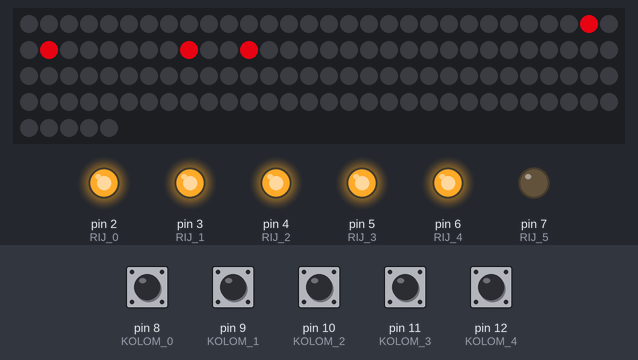
A sketch run on a simulated Arduino Uno, built with avr-gcc and run on an emulated ATmega328P. On the bench: 125 RGB LEDs in strip order, left to right, continuing on the next row, output pins drawn as LEDs (lit = HIGH). The test bench sets the inputs (shaded band); at power-on: pin 8 (KOLOM_0), pin 9 (KOLOM_1), pin 10 (KOLOM_2), pin 11 (KOLOM_3), pin 12 (KOLOM_4) HIGH. Dim RGB values are drawn brighter than linear; random numbers use the default seed unless the sketch sets one; the audio player accepts every command and is not drawn.

Above: at 3.2 s.
3.3 s: pin 8 (KOLOM_0) pulled LOW for 0.15 s
At 4.0 s:
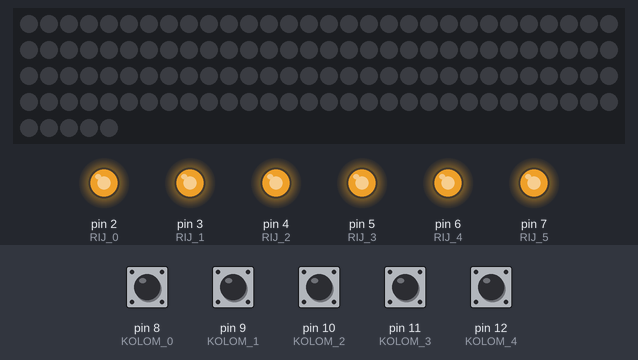
4.9 s: pin 9 (KOLOM_1) pulled LOW for 0.15 s
At 5.17 s:
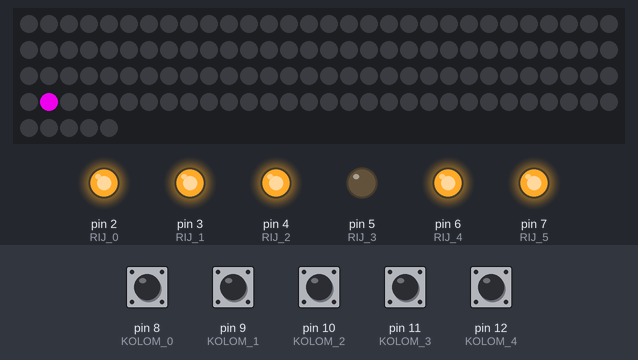
5.6 s: pin 10 (KOLOM_2) pulled LOW for 0.15 s
At 5.73 s:
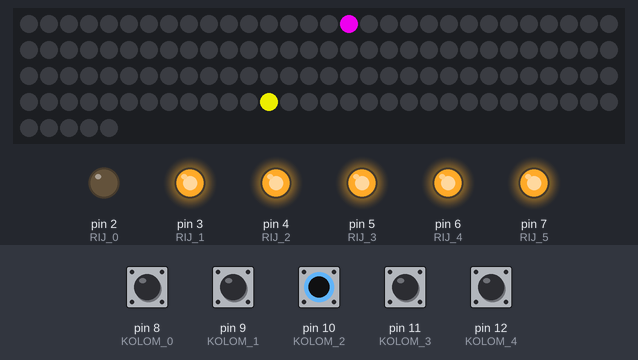
6.3 s: pin 11 (KOLOM_3) pulled LOW for 0.15 s
7.0 s: pin 12 (KOLOM_4) pulled LOW for 0.15 s
7.7 s: pin 8 (KOLOM_0) pulled LOW for 1 s
At 9.8 s:
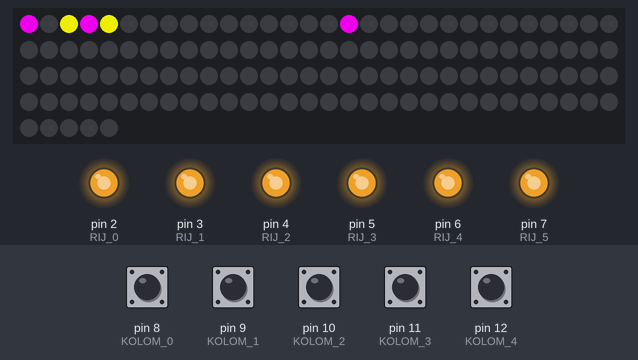
Timing chart, 0 to 11.2 s (numbered marks = the images above; inputs shaded):
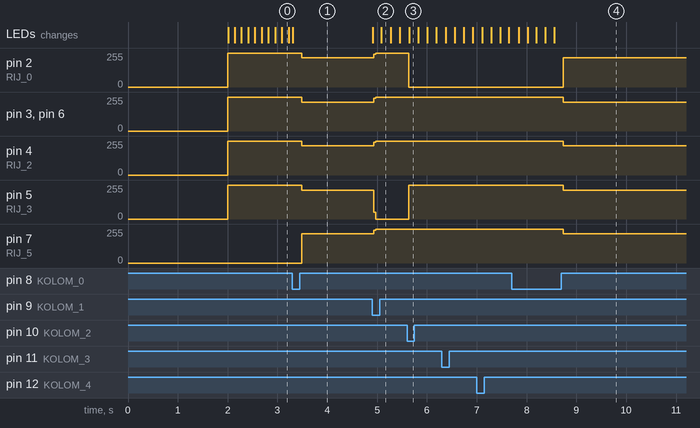

Measured:
- after the input at 3.3 s, pin 2 (RIJ_0), pin 4 (RIJ_2): 255/255 → 218/255 after 0.19 s; pin 3 (RIJ_1), pin 5 (RIJ_3), pin 6 (RIJ_4): 255/255 → 217/255 after 0.19 s; pin 7 (RIJ_5): 0/255 → 218/255 after 0.19 s
- after the input at 4.9 s, pin 2 (RIJ_0), pin 4 (RIJ_2), pin 7 (RIJ_5): 218/255 → 255/255 at once; pin 3 (RIJ_1), pin 6 (RIJ_4): 217/255 → 255/255 at once; pin 5 (RIJ_3): 217/255 → 0/255 at once; the LEDs: first change at once (image 2 shows a later state)

The sketch:

vier_op_een_rij_1.ino
```cpp
// (licence header left out)
/*
 * 0001_Alweer een winnaar
 * 0002_5 4 3 2 are you readyyyy
 * 0003_yabbadabbadoo
 * 0004_stoomboot
 * 0005_Tot ziens
 * 0006_oh lala
 * 0007_Nieuwe ronde
 * 0008_Lage hoorn
 * 0009_langzaam_lachen
 * 0010_Ja wat is dat hier allemaal
 * 0011_Vogeltjesdans
 * 0012_tuut tuut
 * 0012_Scream_1
 * 0013_Opgepast voor de start
 *
 */
#include <avr/pgmspace.h>
#include <FastLED.h>
#include <DFPlayer_Mini_Mp3.h>
#include <SoftwareSerial.h>

#define NUM_LEDS   125
#define DATA_PIN   17
#define LED_TYPE WS2812B
#define COLOR_ORDER GRB
#define BRIGHTNESS 200
CRGB leds[NUM_LEDS];

#define RIJ_0   2
#define RIJ_1   3
#define RIJ_2   4
#define RIJ_3   5
#define RIJ_4   6
#define RIJ_5   7
#define KOLOM_0  8
#define KOLOM_1  9
#define KOLOM_2  10
#define KOLOM_3  11
#define KOLOM_4  12


PROGMEM const uint8_t tabel[] = {0, 9, 10, 19,         1, 8, 11, 18,          2, 7, 12, 17,          3, 6, 13, 16,           4, 5, 14, 15,
                                 25, 34, 35, 44,       26, 33, 36, 43,        27, 32, 37, 42,        28, 31, 38, 41,         29, 30, 39, 40,
                                 50, 59, 60, 69,       51, 58, 61, 68,        52, 57, 62, 67,        53, 56, 63, 66,         54, 55, 64,65,
                                 75, 84, 85, 94,       76, 83, 86, 93,        77, 82, 87, 92,        78, 81, 88, 91,         79, 80, 89, 90,
                                 100, 109, 110, 119,   101, 108, 111, 118,    102, 107, 112, 117,    103, 106, 113, 116,     104, 105, 114, 115,
                                 120, 95, 70, 45,      121, 96, 71, 46,       122, 97, 72, 47,       123, 98, 73, 48,        124, 99, 74, 49,
                                 119, 94, 69, 44,      118, 93, 68, 43,       117, 92, 67, 42,       116, 91, 66, 41,        115, 90, 65, 40,
                                 110, 85, 60, 35,      111, 86, 61, 36,       112, 87, 62, 37,       113, 88, 63, 38,        114, 89, 64, 39,
                                 109, 84, 59, 34,      108, 83, 58, 33,       107, 82, 57, 32,       106, 81, 56, 31,        105, 80, 55, 30,
                                 100, 75, 50, 25,      101, 76, 51, 26,       102, 77, 52, 27,       103, 78, 53, 28,        104, 79, 54, 29,

                                 9, 10, 19, 20,        8, 11, 18, 21,         7, 12, 17, 22,         6, 13, 16, 23,          5, 14, 15, 24,
                                 34, 35, 44, 45,       33, 36, 43, 46,        32, 37, 42, 47,        31, 38, 41, 48,         30, 39, 40, 49,
                                 59, 60, 69, 70,       58, 61, 68, 71,        57, 62, 67, 72,        56, 63, 66, 73,         55, 64, 65, 74,
                                 84, 85, 94, 95,       83, 86, 93, 96,        82, 87, 92, 97,        81, 88, 91, 98,         80, 89, 90, 99,
                                 109, 110, 119, 120,   108, 111, 118, 121,    107, 112, 117, 122,    106, 113, 116, 123,     105, 114, 115, 124,
                                 95, 70, 45, 20,       96, 71, 46, 21,        97, 72, 47, 22,        98, 73, 48, 23,         99, 74, 49, 24,
                                 94, 69, 44, 19,       93, 68, 43, 18,        92, 67, 42, 17,        91, 66, 41, 16,         90, 65, 40, 15,
                                 85, 60, 35, 10,       86, 61, 36, 11,        87, 62, 37, 12,        88, 63, 38, 13,         89, 64, 39, 14,
                                 84, 59, 34, 9,        83, 58, 33, 8,         82, 57, 32, 7,         81, 56, 31, 6,          80, 55, 30, 5,
                                 75, 50, 25, 0,        76, 51, 26, 1,         77, 52, 27, 2,         78, 53, 28, 3,          79, 54, 29, 4,

                                 0, 1, 2, 3,           9, 8, 7, 6,            10, 11, 12, 13,        19, 18, 17, 16,         20, 21, 22, 23,
                                 25, 26, 27, 28,       34, 33, 32, 31,        35, 36, 37, 38,        44, 43, 42, 41,         45, 46, 47, 48,
                                 50, 51, 52, 53,       59, 58, 57, 56,        60, 61, 62, 63,        69, 68, 67, 66,         70, 71, 72, 73,
                                 75, 76, 77, 78,       84, 83, 82, 81,        85, 86, 87, 88,        94, 93, 92, 91,         95, 96, 97, 98,
                                 100, 101, 102, 103,   109, 108, 107, 106,    110, 111, 112, 113,    119, 118, 117, 116,     120, 121, 122, 123,
                                 1, 2, 3, 4,           8, 7, 6, 5,            11, 12, 13, 14,        18, 17, 16, 15,         21, 22, 23, 24,
                                 26, 27, 28, 29,       33, 32, 31, 30,        36, 37, 38, 39,        43, 42, 41, 40,         46, 47, 48, 49,
                                 51, 52, 53, 54,       58, 57, 56, 55,         61, 62, 63, 64,        68, 67, 65, 64,         71, 72, 73, 74,
                                 76, 77, 78, 79,       83, 82, 81, 80,        86, 87, 88, 89,        93, 92, 91, 90,         96, 97, 98, 99,
                                 101, 102, 103, 104,   108, 107, 106, 105,    111, 112, 113, 114,    118, 117, 116, 115,     121, 122, 123, 124,

                                 19, 11, 7, 3,         21, 17, 13, 5,         44, 36, 32, 28,        46, 42, 38, 30,         69, 61, 57, 53,
                                 71, 67, 63, 55,       94, 86, 82, 78,        96, 92, 88, 80,        119, 111, 107, 103,     121, 117, 113, 105,
                                 45, 71, 97, 123,      21, 47, 73, 99,        44, 68, 92, 116,       18, 42, 66, 90,         35, 61, 87, 113,
                                 11, 37, 63, 89,       34, 58, 82, 106,       8, 32, 56, 80,         25, 51, 77, 103,        1, 27, 53, 79,
                                 25, 59, 85, 119,      9, 35, 69, 95,         26, 58, 86, 118,       8, 36, 68, 96,          27, 57, 87, 117,
                                 7, 37, 67, 97,        28, 56, 88, 116,       6, 38, 66, 98,         29, 55, 89, 115,        5, 39, 65, 99,
                                 18, 12, 6, 4,         43, 37, 31, 29,        68, 62, 56, 54,        93, 87, 81, 79,         118, 112, 106, 104,
                                 46, 72, 98, 124,      43, 67, 91, 115,       36, 62, 88, 114,       33, 57, 81, 105,        26, 52, 78, 104,
                                 34, 60, 94, 120,      33, 61, 93, 121,       32, 62, 92, 122,       31, 63, 91, 123,        30, 64, 90, 124,
                                 20, 18, 12, 6,        45, 43, 37, 31,        70, 68, 62, 56,        95, 93, 87, 81,         120, 118, 112, 106,

                                 20, 46, 72, 98,       19, 43, 67, 91,        10, 36, 62, 88,        9, 33, 57, 81,          0, 26, 52, 78,
                                 0, 34, 60, 94,        1, 33, 61, 93,         2, 32, 62, 92,         3, 31, 63, 91,          4, 30, 64, 90,
                                 9, 11, 17, 23,        1, 7, 13, 15,          34, 36, 42, 48,        26, 32, 38, 40,         59, 61, 67, 73,
                                 51, 57, 63, 65,       84, 86, 92, 98,        76, 82, 88, 90,        109, 111, 117, 123,     101, 107, 113, 115,
                                 95, 71, 47, 23,       121, 97, 73, 49,       94, 68, 42, 16,        118, 92, 66, 40,        85, 61, 37, 13,
                                 111, 87, 63, 39,      84, 58, 32, 6,         108, 82, 56, 30,       75, 51, 27, 3,          101, 77, 53, 29,
                                 75, 59, 35, 19,       109, 85, 69, 45,       76, 58, 36, 18,        108, 86, 68, 46,        77, 57, 37, 17,
                                 107, 87, 67, 47,      78, 56, 38, 16,        106, 88, 66, 48,       79, 55, 39, 15,         105, 89, 65, 49,
                                 0, 8, 12, 16,         25, 33, 37, 41,        50, 58, 62, 66,        75, 83, 87, 91,         100, 108, 112, 116,
                                 120, 96, 72, 48,      119, 93, 67, 41,       110, 86, 62, 38,       109, 83, 57, 31,        100, 76, 52, 28,

                                 100, 84, 60, 44,      101, 83, 61, 43,       102, 82, 62, 42,       103, 81, 63, 41,        104, 80, 64, 40,
                                 8, 12, 16, 24,        33, 37, 41, 49,        58, 62, 66, 74,        83, 87, 91, 99,         108, 112, 116, 124,
                                 96, 72, 48, 24,       93, 67, 41, 15,        86, 62, 38, 14,        83, 57, 31, 5,          76, 52, 28, 4,
                                 84, 60, 44, 20,       83, 61, 43, 21,        82, 62, 42, 22,        81, 63, 41, 23,         80, 64, 40, 24,

                                 0, 33, 62, 91,        8, 37, 66, 99,         25, 58, 87, 116,       33, 62, 91, 124,
                                 20, 43, 62, 81,       18, 37, 56, 79,        45, 68, 87, 106,       43, 62, 81, 104,
                                 24, 41, 62, 83,       16, 37, 58, 75,        49, 66, 87, 108,       41, 62, 83, 100,
                                 4, 31, 62, 93,        6, 37, 68, 95,         29, 56, 87, 118,       31, 62, 93, 120,

                                 9, 36, 67, 98,        1, 32, 63, 90,         19, 36, 57, 78,        21, 42, 63, 80,
                                 23, 42, 61, 84,       15, 38, 57, 76,        3, 32, 61, 94,         5, 38, 67, 96,
                                 34, 61, 92, 123,      26, 57, 88, 115,       44, 61, 82, 103,       46, 67, 88, 105,
                                 48, 67, 86, 109,      40, 63, 82, 101,       28, 57, 86, 119,       30, 63, 92, 121};

// kleur_1[0] en kleur_2[0] mogen niet hetzelfde zijn !!!!
uint8_t kleur_1[] = {0xff, 0x00, 0xff};
uint8_t kleur_2[] ={0xfe, 0xff, 0x00};
uint8_t kleurBuffer[3];
int pauze = 175;
uint16_t controle_getal_1;
uint16_t controle_getal_2;
int positie;
int gekozen;
bool kleur = 0;
bool demo = 1;
int demoPauze = 125;
int teller = 0;
bool eenmalig;
unsigned long millisVorig;
unsigned long millisVorig1;


void setup() {
  delay(2000);
  Serial.begin(115200);
  SoftwareSerial mySerial(13, 14);
  mySerial.begin(9600);
  FastLED.addLeds<NEOPIXEL, DATA_PIN>(leds, NUM_LEDS);
  FastLED.setBrightness(BRIGHTNESS);
  pinMode(RIJ_0, OUTPUT);
  pinMode(RIJ_1, OUTPUT);
  pinMode(RIJ_2, OUTPUT);
  pinMode(RIJ_3, OUTPUT);
  pinMode(RIJ_4, OUTPUT);
  pinMode(RIJ_5, OUTPUT);
  pinMode(KOLOM_0, INPUT_PULLUP);
  pinMode(KOLOM_1, INPUT_PULLUP);
  pinMode(KOLOM_2, INPUT_PULLUP);
  pinMode(KOLOM_3, INPUT_PULLUP);
  pinMode(KOLOM_4, INPUT_PULLUP);
  digitalWrite(RIJ_0, 1);
  digitalWrite(RIJ_1, 1);
  digitalWrite(RIJ_2, 1);
  digitalWrite(RIJ_3, 1);
  digitalWrite(RIJ_4, 1);
  digitalWrite(RIJ_5, 1);
  controle_getal_1 = kleur_1[0] * 4;
  controle_getal_2 = kleur_2[0] * 4;
  randomSeed(analogRead(A0));
  mp3_set_serial(mySerial);
  mp3_set_volume(20);

}

void loop() {
  eenmalig = 0;
  millisVorig1 = millis();
  while(demo == 1){
    if(((millis() - millisVorig1) > 20000) && (eenmalig == 0)){
      eenmalig = 1;
      mp3_play(11);
    }
    wisLeds();
    demo_display();
    millisVorig = millis();
    while((millis() - millisVorig) < demoPauze){
      if(digitalRead(KOLOM_0) == 0){
        delay(5);
        if(digitalRead(KOLOM_0) == 0){
          demo = 0;
          wisLeds();
          teller = 0;
          mp3_play(13);
          while(digitalRead(KOLOM_0) == 0){
            delay(1);
          }
          digitalWrite(RIJ_5, 1);
        }
      }
    }
  }

  gekozen = 0;
  while(gekozen == 0){
    positie = 99;
    digitalWrite(RIJ_0, 0);
    leesInput();
    digitalWrite(RIJ_0, 1);
    digitalWrite(RIJ_1, 0);
    leesInput();
    digitalWrite(RIJ_1, 1);
    digitalWrite(RIJ_2, 0);
    leesInput();
    digitalWrite(RIJ_2, 1);
    digitalWrite(RIJ_3, 0);
    leesInput();
    digitalWrite(RIJ_3, 1);
    digitalWrite(RIJ_4, 0);
    leesInput();
    digitalWrite(RIJ_4, 1);
    digitalWrite(RIJ_5, 0);
    leesInput();
    digitalWrite(RIJ_5, 1);
  }
}

void demo_display(){
  uint8_t demokleur[4];
  digitalWrite(RIJ_5, 0);
  demokleur[0] = random(255);
  demokleur[1] = random(25);
  demokleur[2] = random(255);
  leds[pgm_read_byte_near(tabel + teller)].setRGB(demokleur[0], demokleur[1], demokleur[2]);
  leds[pgm_read_byte_near(tabel + teller + 1)].setRGB(demokleur[0], demokleur[1], demokleur[2]);
  leds[pgm_read_byte_near(tabel + teller + 2)].setRGB(demokleur[0], demokleur[1], demokleur[2]);
  leds[pgm_read_byte_near(tabel + teller + 3)].setRGB(demokleur[0], demokleur[1], demokleur[2]);
  FastLED.show();
  teller = teller + 4;
    if(teller > 1079){
      teller = 0;
    }
}

void leesInput(){
  if(gekozen == 0){
    positie++;
    if(digitalRead(KOLOM_0) == 0){
      delay(5);
      if(digitalRead(KOLOM_0) == 0){
        plaatsKeuze();
        while(digitalRead(KOLOM_0) == 0){
        delay(1);
        }
      }
    }
  }
  if(gekozen == 0){
    positie++;
    if(digitalRead(KOLOM_1) == 0){
      delay(5);
      if(digitalRead(KOLOM_1) == 0){
        plaatsKeuze();
        while(digitalRead(KOLOM_1) == 0){
        delay(1);
        }
      }
    }
  }
  if(gekozen == 0){
    positie++;
    if(digitalRead(KOLOM_2) == 0){
      delay(5);
      if(digitalRead(KOLOM_2) == 0){
        plaatsKeuze();
        while(digitalRead(KOLOM_2) == 0){
        delay(1);
        }
      }
    }
  }
  if(gekozen == 0){
    positie++;
    if(digitalRead(KOLOM_3) == 0){
      delay(5);
      if(digitalRead(KOLOM_3) == 0){
        plaatsKeuze();
        while(digitalRead(KOLOM_3) == 0){
        delay(1);
        }
      }
    }
  }
  if(gekozen == 0){
    positie++;
    if(digitalRead(KOLOM_4) == 0){
      delay(5);
      if(digitalRead(KOLOM_4) == 0){
        plaatsKeuze();
        while(digitalRead(KOLOM_4) == 0){
        delay(1);
        }
      }
    }
  }
}

void plaatsKeuze(){
  if(positie < 125){
    if(leds[positie].r == 0){
      if(kleur == LOW){
        leds[positie].setRGB(kleur_1[0], kleur_1[1], kleur_1[2]);
      }
      if(kleur == HIGH){
        leds[positie].setRGB(kleur_2[0], kleur_2[1], kleur_2[2]);
      }
      FastLED.show();
      if(leds[positie - 25].r == 0){
        leds[positie - 25].setRGB(leds[positie].r, leds[positie].g, leds[positie].b);
        leds[positie].setRGB(0, 0, 0);
        delay(pauze);
        FastLED.show();
        if(leds[positie - 50].r == 0){
          leds[positie - 50].setRGB(leds[positie - 25].r, leds[positie - 25].g, leds[positie - 25].b);
          leds[positie - 25].setRGB(0, 0, 0);
          delay(pauze);
          FastLED.show();
          if(leds[positie - 75].r == 0){
            leds[positie - 75].setRGB(leds[positie - 50].r, leds[positie - 50].g, leds[positie - 50].b);
            leds[positie - 50].setRGB(0, 0, 0);
            delay(pauze);
            FastLED.show();
            if(leds[positie - 100].r == 0){
              leds[positie - 100].setRGB(leds[positie - 75].r, leds[positie - 75].g, leds[positie - 75].b);
              leds[positie - 75].setRGB(0, 0, 0);
              delay(pauze);
              FastLED.show();
            }
          }
        }
      }
      gekozen = 1;
      kleur = kleur ^ 1;
      vier_op_een_rij();
    }
    else{
      mp3_play(10);
      kleurBuffer[0] = leds[positie].r;
      kleurBuffer[1] = leds[positie].g;
      kleurBuffer[2] = leds[positie].b;
      for(int x = 0; x < 5; x++){
        leds[positie] = CRGB::Black;
        FastLED.show();
        delay(500);
        leds[positie] = CRGB::Red;
        FastLED.show();
        delay(500);
      }
      leds[positie] = CRGB::Black;
      FastLED.show();
      delay(500);
      leds[positie].setRGB(kleurBuffer[0], kleurBuffer[1], kleurBuffer[2]);
      FastLED.show();
    }
  }
  else if(positie == 125){
    mp3_play(6);
    wisLeds();
    teller = 0;
  }
  else if(positie == 126){
    mp3_play(5);
    gekozen = 1;
    wisLeds();
    demo = 1;
    teller = 0;
  }
}

void vier_op_een_rij(){
  uint8_t led1;
  uint8_t led2;
  uint8_t led3;
  uint8_t led4;
  uint8_t rbuf[4];
  uint8_t gbuf[4];
  uint8_t bbuf[4];
  int tt = 0;
  int punt = 0;
  uint16_t som;
  while((tt < 1192) && (punt == 0)){
    led1 = pgm_read_byte_near(tabel + tt);
    led2 = pgm_read_byte_near(tabel + tt + 1);
    led3 = pgm_read_byte_near(tabel + tt + 2);
    led4 = pgm_read_byte_near(tabel + tt + 3);
    uint8_t k = leds[led1].r;
    uint8_t l = leds[led2].r;
    uint8_t m = leds[led3].r;
    uint8_t n = leds[led4].r;
    som = k + l + m + n;
    if((som == controle_getal_1) || (som == controle_getal_2)){
      punt = 1;
    }
    tt = tt + 4;
  }
  if(punt == 1){
    mp3_play(1);
    punt = 0;
    rbuf[0] = leds[led1].r;
    gbuf[0] = leds[led1].g;
    bbuf[0] = leds[led1].b;
    rbuf[1] = leds[led2].r;
    gbuf[1] = leds[led2].g;
    bbuf[1] = leds[led2].b;
    rbuf[2] = leds[led3].r;
    gbuf[2] = leds[led3].g;
    bbuf[2] = leds[led3].b;
    rbuf[3] = leds[led4].r;
    gbuf[3] = leds[led4].g;
    bbuf[3] = leds[led4].b;
    for(int x = 0; x < 5; x++){
      leds[led1] = CRGB::Blue;
      leds[led2] = CRGB::Blue;
      leds[led3] = CRGB::Blue;
      leds[led4] = CRGB::Blue;
      FastLED.show();
      delay(500);
      leds[led1].setRGB(rbuf[0], gbuf[0], bbuf[0]);
      leds[led2].setRGB(rbuf[1], gbuf[1], bbuf[1]);
      leds[led3].setRGB(rbuf[2], gbuf[2], bbuf[2]);
      leds[led4].setRGB(rbuf[3], gbuf[3], bbuf[3]);
      FastLED.show();
      delay(500);
    }
    wisLeds();
    mp3_play(4);
  }
}

void wisLeds(){
  for(int wis = 0; wis < NUM_LEDS; wis++){
    leds[wis] = CRGB::Black;
  }
  FastLED.show();
  kleur = 0;
}
```
